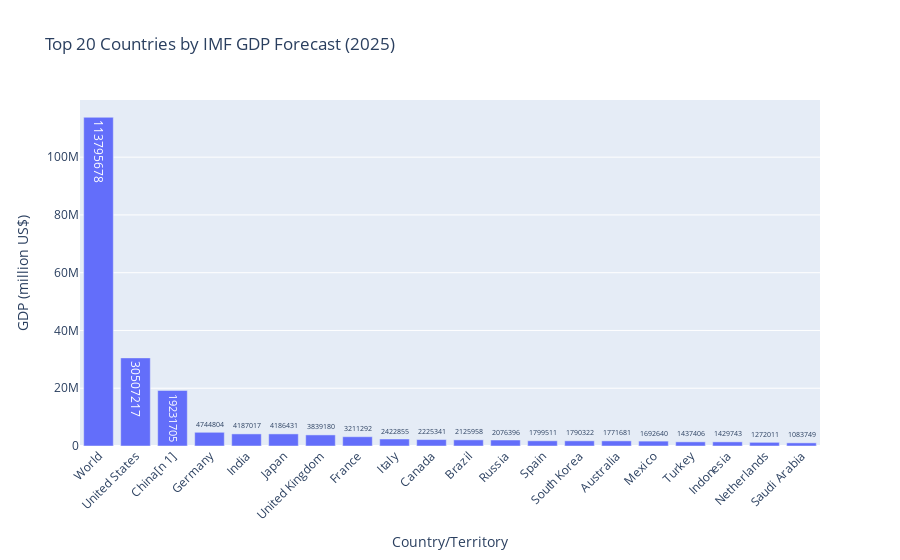
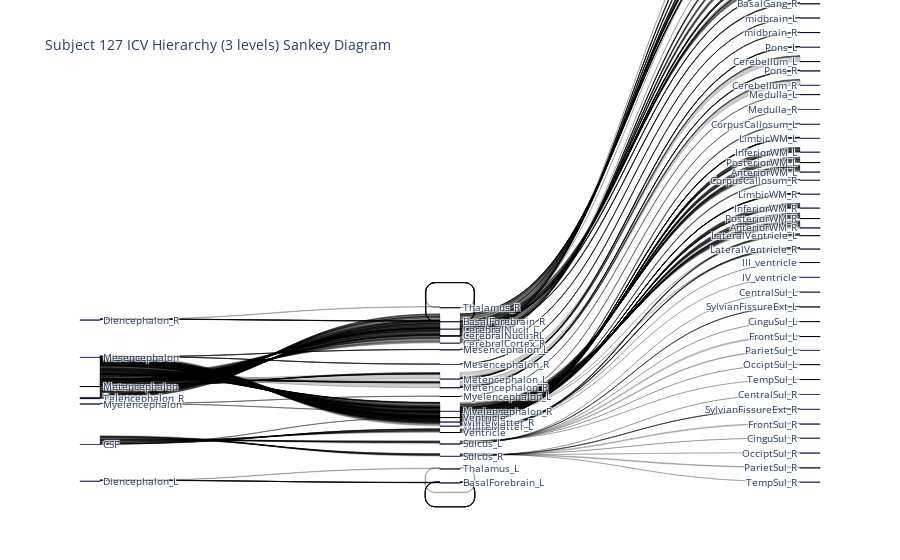

Notebook code cell kept with these figures, in order:
### Code cell
import requests as rq
import bs4
import pandas as pd
from io import StringIO
import plotly.express as px
import plotly.io as pio
import plotly.graph_objects as go
import numpy as np
import os


url = "https://en.wikipedia.org/wiki/List_of_countries_by_GDP_(nominal)"
headers = {"User-Agent": "Mozilla/5.0"}
page = rq.get(url, headers=headers)

bs4page = bs4.BeautifulSoup(page.text, 'html.parser')
tables = bs4page.find_all('table', {'class': 'wikitable'})

gdp_table = pd.read_html(StringIO(str(tables[0])))[0]

gdp_table.columns = gdp_table.columns.str.strip()

gdp_table = gdp_table[['Country/Territory', 'IMF (2025)[1][6]']]

gdp_table = gdp_table[gdp_table['IMF (2025)[1][6]'].notna()]

gdp_table['IMF (2025)[1][6]'] = (
    gdp_table['IMF (2025)[1][6]']
    .astype(str)
    .str.replace(',', '')
    .str.replace('—', '')
    .replace('', np.nan)
)
gdp_table = gdp_table[gdp_table['IMF (2025)[1][6]'].notna()]
gdp_table['IMF (2025)[1][6]'] = gdp_table['IMF (2025)[1][6]'].astype(float)

gdp_table = gdp_table.sort_values('IMF (2025)[1][6]', ascending=False).head(20)

fig = px.bar(
    gdp_table,
    x='Country/Territory',
    y='IMF (2025)[1][6]',
    title='Top 20 Countries by IMF GDP Forecast (2025)',
    labels={'IMF (2025)[1][6]': 'GDP (million US$)'},
    text='IMF (2025)[1][6]'
)
fig.update_layout(xaxis_tickangle=-45)

fig.show()

pio.write_html(fig, 'stacked_bar.html')

url_lookup = "https://raw.githubusercontent.com/bcaffo/MRIcloudT1volumetrics/master/inst/extdata/multilevel_lookup_table.txt"
multilevel_lookup = pd.read_csv(url_lookup, sep="\t").drop(['Level5'], axis=1)
multilevel_lookup = multilevel_lookup.rename(columns={
    "modify": "roi",
    "modify.1": "level4",
    "modify.2": "level3",
    "modify.3": "level2",
    "modify.4": "level1"
})[['roi','level4','level3','level2','level1']]

id = 127
subjectData = pd.read_csv("https://raw.githubusercontent.com/smart-stats/ds4bio_book/main/book/assetts/kirby21AllLevels.csv")
subjectData = subjectData.loc[(subjectData.type == 1) & (subjectData.level == 5) & (subjectData.id == id)]
subjectData = subjectData[['roi', 'volume']]

subjectData = pd.merge(subjectData, multilevel_lookup, on='roi')
subjectData['comp'] = subjectData['volume'] / subjectData['volume'].sum()

level1_nodes = subjectData['level1'].unique().tolist()
level2_nodes = subjectData['level2'].unique().tolist()
level3_nodes = subjectData['level3'].unique().tolist()
labels = level1_nodes + level2_nodes + level3_nodes

label_index = {label: i for i, label in enumerate(labels)}

links = []
for _, row in subjectData.iterrows():
    links.append({
        'source': label_index[row['level1']],
        'target': label_index[row['level2']],
        'value': row['comp']
    })

for _, row in subjectData.iterrows():
    links.append({
        'source': label_index[row['level2']],
        'target': label_index[row['level3']],
        'value': row['comp']
    })

fig_sankey = go.Figure(data=[go.Sankey(
    node=dict(
        pad=15,
        thickness=20,
        line=dict(color="black", width=0.5),
        label=labels,
        color="blue"
    ),
    link=dict(
        source=[l['source'] for l in links],
        target=[l['target'] for l in links],
        value=[l['value'] for l in links]
    )
)])

fig_sankey.update_layout(title_text="Subject 127 ICV Hierarchy (3 levels) Sankey Diagram", font_size=10)
fig_sankey.show()

pio.write_html(fig_sankey, "sankey.html")

downloads = os.path.join(os.path.expanduser("~"), "Downloads")

fig.write_html(os.path.join(downloads, "stacked_bar.html"))

fig_sankey.write_html(os.path.join(downloads, "sankey.html"))

print("Files saved in:", downloads)

### Figure 1 — Plotly figure (JSON) as saved in the notebook; plotly's stock layout.template omitted (floating-point values rounded to 4 significant figures)
{"data": [{"hovertemplate": "Country/Territory=%{x}<br>GDP (million US$)=%{text}<extra></extra>", "legendgroup": "", "marker": {"color": "#636efa", "pattern": {"shape": ""}}, "name": "", "orientation": "v", "showlegend": false, "text": [113800000.0, 30510000.0, 19230000.0, 4745000.0, 4187000.0, 4186000.0, 3839000.0, 3211000.0, 2423000.0, 2225000.0, 2126000.0, 2076000.0, 1800000.0, 1790000.0, 1772000.0, 1693000.0, 1437000.0, 1430000.0, 1272000.0, 1084000.0], "textposition": "auto", "type": "bar", "x": ["World", "United States", "China[n 1]", "Germany", "India", "Japan", "United Kingdom", "France", "Italy", "Canada", "Brazil", "Russia", "Spain", "South Korea", "Australia", "Mexico", "Turkey", "Indonesia", "Netherlands", "Saudi Arabia"], "xaxis": "x", "y": [113800000.0, 30510000.0, 19230000.0, 4745000.0, 4187000.0, 4186000.0, 3839000.0, 3211000.0, 2423000.0, 2225000.0, 2126000.0, 2076000.0, 1800000.0, 1790000.0, 1772000.0, 1693000.0, 1437000.0, 1430000.0, 1272000.0, 1084000.0], "yaxis": "y"}], "layout": {"barmode": "relative", "legend": {"tracegroupgap": 0}, "title": {"text": "Top 20 Countries by IMF GDP Forecast (2025)"}, "xaxis": {"anchor": "y", "domain": [0, 1], "tickangle": -45, "title": {"text": "Country/Territory"}}, "yaxis": {"anchor": "x", "domain": [0, 1], "title": {"text": "GDP (million US$)"}}}}

### Figure 2 — Plotly figure (JSON) as saved in the notebook; plotly's stock layout.template omitted (floating-point values rounded to 4 significant figures; data arrays with more than 128 entries replaced by an {"elided": "..."} marker saying what was removed)
{"data": [{"link": {"source": {"elided": "560 int values"}, "target": {"elided": "560 int values"}, "value": {"elided": "560 float values"}}, "node": {"color": "blue", "label": ["Telencephalon_L", "Telencephalon_R", "Diencephalon_L", "Diencephalon_R", "Mesencephalon", "Metencephalon", "Myelencephalon", "CSF", "CerebralCortex_L", "CerebralCortex_R", "CerebralNucli_L", "CerebralNucli_R", "Thalamus_L", "Thalamus_R", "BasalForebrain_L", "BasalForebrain_R", "Mesencephalon_L", "Mesencephalon_R", "Metencephalon_R", "Metencephalon_L", "Myelencephalon_L", "Myelencephalon_R", "WhiteMatter_L", "WhiteMatter_R", "Ventricle", "Sulcus_L", "Sulcus_R", "Ventricle ", "Frontal_L", "Frontal_R", "Parietal_L", "Parietal_R", "Temporal_L", "Temporal_R", "Limbic_L", "Limbic_R", "Occipital_L", "Occipital_R", "Insula_L", "Insula_R", "BasalGang_L", "BasalGang_R", "Thalamus_L", "Thalamus_R", "BasalForebrain_L", "BasalForebrain_R", "midbrain_L", "midbrain_R", "Cerebellum_R", "Cerebellum_L", "Pons_L", "Pons_R", "Medulla_L", "Medulla_R", "AnteriorWM_L", "AnteriorWM_R", "PosteriorWM_L", "PosteriorWM_R", "CorpusCallosum_L", "CorpusCallosum_R", "InferiorWM_L", "InferiorWM_R", "LimbicWM_L", "LimbicWM_R", "LateralVentricle_L", "LateralVentricle_R", "III_ventricle", "FrontSul_L", "FrontSul_R", "CentralSul_L", "CentralSul_R", "SylvianFissureExt_L", "SylvianFissureExt_R", "ParietSul_L", "ParietSul_R", "CinguSul_L", "CinguSul_R", "OcciptSul_L", "OcciptSul_R", "TempSul_L", "TempSul_R", "IV_ventricle"], "line": {"color": "black", "width": 0.5}, "pad": 15, "thickness": 20}, "type": "sankey"}], "layout": {"font": {"size": 10}, "title": {"text": "Subject 127 ICV Hierarchy (3 levels) Sankey Diagram"}}}
